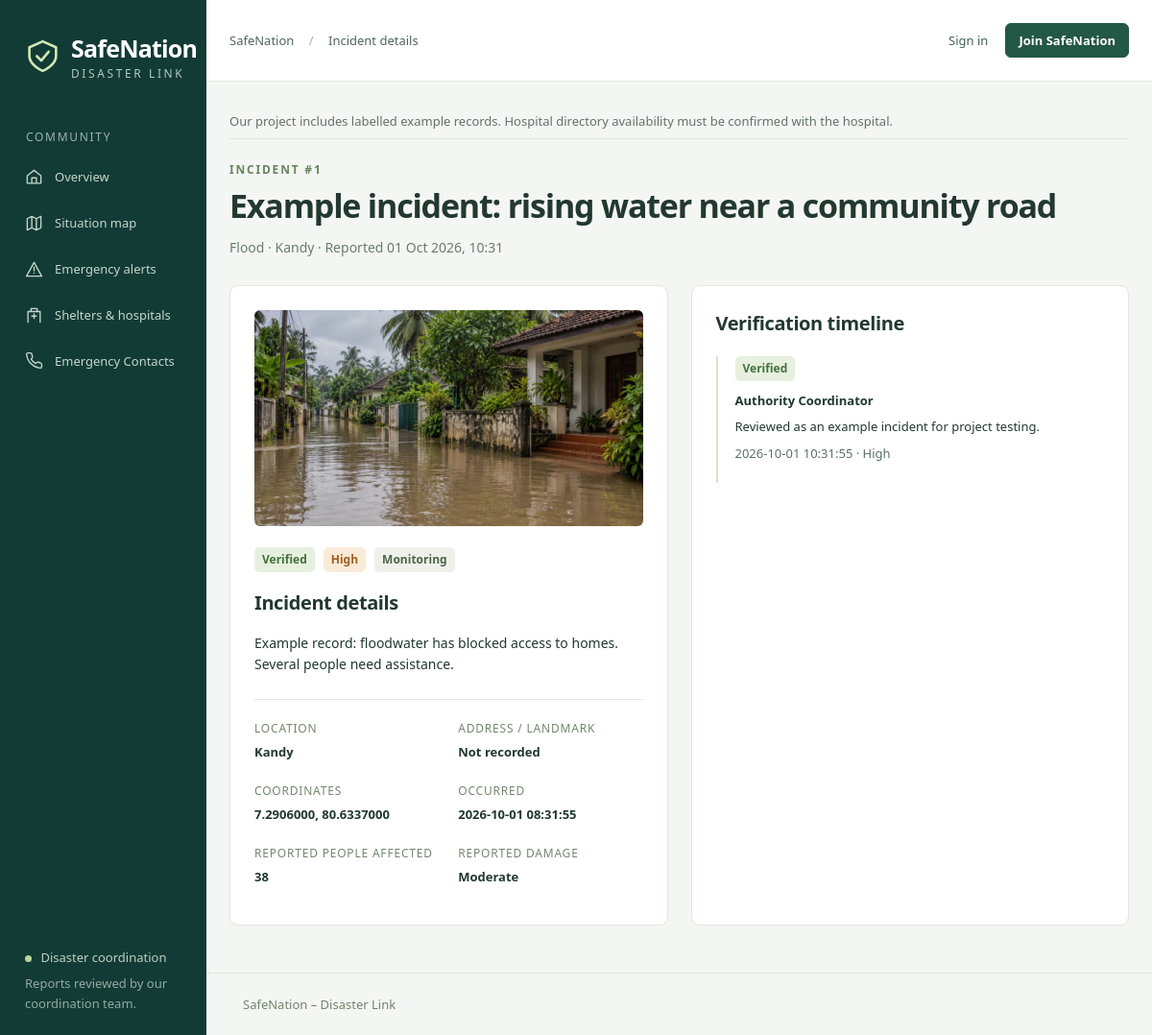
Page /index.php?page=report&id=1 on the committed database.
### tables this page shows
CREATE TABLE `settings` (
  `name` varchar(80) NOT NULL,
  `value` text NOT NULL,
  PRIMARY KEY (`name`)
);

CREATE TABLE `reports` (
  `id` int(10) unsigned NOT NULL AUTO_INCREMENT,
  `user_id` int(10) unsigned NOT NULL,
  `type_id` int(10) unsigned NOT NULL,
  `title` varchar(150) NOT NULL,
  `description` text NOT NULL,
  `area` varchar(100) NOT NULL,
  `latitude` decimal(10,7) NOT NULL,
  `longitude` decimal(10,7) NOT NULL,
  `occurred_at` datetime NOT NULL,
  `affected_people` int(10) unsigned NOT NULL DEFAULT 0,
  `damage` varchar(30) NOT NULL DEFAULT 'none',
  `ai_severity` varchar(16) NOT NULL,
  `ai_reason` text NOT NULL,
  `severity` varchar(16) NOT NULL,
  `status` varchar(20) NOT NULL DEFAULT 'pending',
  `response_status` varchar(30) NOT NULL DEFAULT 'monitoring',
  `duplicate_of` int(10) unsigned DEFAULT NULL,
  `created_at` datetime NOT NULL DEFAULT current_timestamp(),
  `updated_at` datetime NOT NULL DEFAULT current_timestamp() ON UPDATE current_timestamp(),
  `address` varchar(255) NOT NULL DEFAULT '',
  PRIMARY KEY (`id`),
  KEY `user_id` (`user_id`),
  KEY `duplicate_of` (`duplicate_of`),
  KEY `status` (`status`,`severity`),
  KEY `type_id` (`type_id`,`created_at`),
  KEY `area` (`area`),
  CONSTRAINT `reports_ibfk_1` FOREIGN KEY (`user_id`) REFERENCES `users` (`id`),
  CONSTRAINT `reports_ibfk_2` FOREIGN KEY (`type_id`) REFERENCES `disaster_types` (`id`),
  CONSTRAINT `reports_ibfk_3` FOREIGN KEY (`duplicate_of`) REFERENCES `reports` (`id`)
);

CREATE TABLE `report_reviews` (
  `id` int(10) unsigned NOT NULL AUTO_INCREMENT,
  `report_id` int(10) unsigned NOT NULL,
  `reviewer_id` int(10) unsigned NOT NULL,
  `status` varchar(20) NOT NULL,
  `severity` varchar(16) NOT NULL,
  `note` text NOT NULL,
  `created_at` datetime NOT NULL DEFAULT current_timestamp(),
  PRIMARY KEY (`id`),
  KEY `report_id` (`report_id`),
  KEY `reviewer_id` (`reviewer_id`),
  CONSTRAINT `report_reviews_ibfk_1` FOREIGN KEY (`report_id`) REFERENCES `reports` (`id`),
  CONSTRAINT `report_reviews_ibfk_2` FOREIGN KEY (`reviewer_id`) REFERENCES `users` (`id`)
);

CREATE TABLE `users` (
  `id` int(10) unsigned NOT NULL AUTO_INCREMENT,
  `name` varchar(100) NOT NULL,
  `email` varchar(190) NOT NULL,
  `password_hash` varchar(255) NOT NULL,
  `role` varchar(32) NOT NULL DEFAULT 'citizen',
  `phone` varchar(30) NOT NULL DEFAULT '',
  `area` varchar(100) NOT NULL DEFAULT '',
  `active` tinyint(1) NOT NULL DEFAULT 1,
  `created_at` datetime NOT NULL DEFAULT current_timestamp(),
  PRIMARY KEY (`id`),
  UNIQUE KEY `email` (`email`),
  KEY `role` (`role`),
  CONSTRAINT `users_ibfk_1` FOREIGN KEY (`role`) REFERENCES `roles` (`name`)
);

### app/pages/community.php (the view, shortened to what this page needs)
<?php
function page_report(): void {
 $id=(int)($_GET['id']??0);$r=one('SELECT r.*,t.name type,u.name reporter FROM reports r JOIN disaster_types t ON t.id=r.type_id JOIN users u ON u.id=r.user_id WHERE r.id=?',[$id]);if(!$r)throw new RuntimeException('Incident report not found.');$owner=user()&&(int)user()['id']===(int)$r['user_id'];if(!in_array($r['status'],['verified','resolved'],true)&&!$owner&&!can('coordinate')) {http_response_code(403);throw new RuntimeException('This unverified report is private.');}
 heading('INCIDENT #'.$id,$r['title'],$r['type'].' · '.$r['area'].' · Reported '.date('d M Y, H:i',strtotime($r['created_at'])));echo '<div class="two-columns"><article class="card padded">'.incident_visual($r['type']).'<div class="badge-row">'.badge($r['status']).badge($r['severity']).badge($r['response_status']).'</div><h2>Incident details</h2><p class="preserve">'.e($r['description']).'</p><dl class="detail-grid"><div><dt>Location</dt><dd>'.e($r['area']).'</dd></div><div><dt>Address / landmark</dt><dd>'.e($r['address']?:'Not recorded').'</dd></div><div><dt>Coordinates</dt><dd>'.e($r['latitude']).', '.e($r['longitude']).'</dd></div><div><dt>Occurred</dt><dd>'.e($r['occurred_at']).'</dd></div><div><dt>Reported people affected</dt><dd>'.e($r['affected_people']).'</dd></div><div><dt>Reported damage</dt><dd>'.e(ucfirst($r['damage'])).'</dd></div></dl>';
 echo '</article><aside class="card padded"><h2>Verification timeline</h2>';$reviews=all('SELECT v.*,u.name reviewer FROM report_reviews v JOIN users u ON u.id=v.reviewer_id WHERE report_id=? ORDER BY v.id DESC',[$id]);if(!$reviews)echo '<p class="muted">Awaiting authority review.</p>';foreach($reviews as $v)echo '<div class="timeline-item">'.badge($v['status']).'<strong>'.e($v['reviewer']).'</strong><p>'.e($v['note']).'</p><small>'.e($v['created_at']).' · '.e($v['severity']).'</small></div>';echo '</aside></div>';
}

### app/view.php (shortened to what this page needs)
<?php
function icon(string $name): string {
 $paths=['phone'=>'M22 16.9v3a2 2 0 0 1-2.2 2 19.8 19.8 0 0 1-8.6-3.1 19.5 19.5 0 0 1-6-6 19.8 19.8 0 0 1-3.1-8.7A2 2 0 0 1 4.1 2h3a2 2 0 0 1 2 1.7c.1 1 .4 2 .7 2.9a2 2 0 0 1-.5 2.1L8 10a16 16 0 0 0 6 6l1.3-1.3a2 2 0 0 1 2.1-.5c.9.3 1.9.6 2.9.7a2 2 0 0 1 1.7 2z','home'=>'M3 10 12 3l9 7v10H3z M9 20v-7h6v7','map'=>'m3 6 6-3 6 3 6-3v15l-6 3-6-3-6 3z M9 3v15 M15 6v15','reports'=>'M6 3h12v18H6z M9 8h6 M9 12h6 M9 16h4','alerts'=>'M12 3 2 21h20z M12 9v5 M12 17h.01','facilities'=>'M4 21V7h16v14 M8 7V3h8v4 M9 13h6 M12 10v6','assistance'=>'M12 21s-9-5-9-12a5 5 0 0 1 9-3 5 5 0 0 1 9 3c0 7-9 12-9 12z','volunteers'=>'M16 21v-3a4 4 0 0 0-4-4H6a4 4 0 0 0-4 4v3 M9 10a4 4 0 1 0 0-8 4 4 0 0 0 0 8 M18 8h4 M20 6v4 M19 14a4 4 0 0 1 3 4v3','resources'=>'m3 7 9-4 9 4-9 4z M3 7v10l9 4 9-4V7 M12 11v10','analytics'=>'M3 3v18h18 M7 16v-4 M12 16V7 M17 16v-7','users'=>'M16 21v-3a4 4 0 0 0-4-4H6a4 4 0 0 0-4 4v3 M9 10a4 4 0 1 0 0-8 4 4 0 0 0 0 8 M17 3a4 4 0 0 1 0 8 M18 14a4 4 0 0 1 4 4v3','notifications'=>'M18 8a6 6 0 0 0-12 0c0 7-3 7-3 9h18c0-2-3-2-3-9 M10 21h4','settings'=>'M12 8a4 4 0 1 0 0 8 4 4 0 0 0 0-8 M12 2v3 M12 19v3 M2 12h3 M19 12h3 M5 5l2 2 M17 17l2 2 M5 19l2-2 M17 7l2-2','audit'=>'M4 3h16v18H4z M8 7h8 M8 11h8 M8 15h5','arrow'=>'M4 12h16 M14 6l6 6-6 6','shield'=>'m12 2 9 4v6c0 6-9 10-9 10S3 18 3 12V6z M8 12l3 3 5-6'];
 return '<svg class="icon" viewBox="0 0 24 24" fill="none" stroke="currentColor" stroke-width="1.7" stroke-linecap="round" stroke-linejoin="round" aria-hidden="true"><path d="'.($paths[$name]??$paths['home']).'"/></svg>';
}
function layout_start(string $title,string $page): void {
 $u=user();$site=(string)(scalar("SELECT value FROM settings WHERE name='site_name'")?:'SafeNation');$unread=$u?(int)scalar('SELECT COUNT(*) FROM notifications WHERE user_id=? AND read_at IS NULL',[$u['id']]):0;
 echo '<!doctype html><html lang="en"><head><meta charset="utf-8"><meta name="viewport" content="width=device-width,initial-scale=1"><meta name="theme-color" content="#123b35"><title>'.e($title).' · '.e($site).'</title><link rel="icon" href="assets/logo.svg" type="image/svg+xml"><link rel="stylesheet" href="assets/vendor/leaflet/leaflet.css"><link rel="stylesheet" href="assets/css/app.css?v=facility-images-2"><script defer src="assets/vendor/leaflet/leaflet.js"></script><script defer src="assets/js/app.js?v=location-1"></script><script defer src="assets/js/location-picker.js?v=1"></script></head><body><a class="skip" href="#main">Skip to content</a><div class="shell"><aside class="sidebar" id="sidebar"><a class="brand" href="'.url().'">'.icon('shield').'<span>'.e($site).'<small>DISASTER LINK</small></span></a><div class="nav-label">COMMUNITY</div><nav aria-label="Main navigation">';
 $links=['home'=>['Overview','home'],'map'=>['Situation map','map'],'alerts'=>['Emergency alerts','alerts'],'facilities'=>['Shelters & hospitals','facilities'],'emergency-contacts'=>['Emergency Contacts','phone']];
 foreach($links as $p=>[$label,$ic])echo '<a '.($page===$p?'aria-current="page"':'').' class="nav-item '.($page===$p?'active':'').'" href="'.url($p).'">'.icon($ic).e($label).'</a>';
 echo '</nav><div class="sidebar-bottom"><span class="status-dot"></span> Disaster coordination<small>Reports reviewed by our coordination team.</small></div></aside><div class="workspace"><header class="topbar"><button class="icon-button menu-toggle" aria-label="Toggle navigation" aria-expanded="false">☰</button><div class="breadcrumb">SafeNation <span>/</span> '.e($title).'</div><div class="top-actions">';
 if($u){echo '<a class="notification-link" aria-label="Notifications, '.$unread.' unread" href="'.url('notifications').'">'.icon('notifications').($unread?'<b>'.$unread.'</b>':'').'</a><a class="user-link" href="'.url('profile').'"><span class="avatar">'.e(mb_substr($u['name'],0,1)).'</span><span>'.e($u['name']).'<small>'.e(ucwords(str_replace('_',' ',$u['role']))).'</small></span></a><form method="post" class="inline">';token();echo '<input type="hidden" name="action" value="logout"><button class="text-button">Sign out</button></form>';}
 else echo '<a class="text-button" href="'.url('login').'">Sign in</a><a class="button small" href="'.url('register').'">Join SafeNation</a>';
 echo '</div></header><main id="main">';
 $announcement=(string)scalar("SELECT value FROM settings WHERE name='announcement'");
 if(trim($announcement)!=='')echo '<div class="environment-note">'.e($announcement).'</div>';
}
function layout_end(): void {echo '</main><footer>SafeNation – Disaster Link </footer></div></div></body></html>';}
function heading(string $eyebrow,string $title,string $subtitle,string $action=''): void {echo '<div class="page-heading"><div><p class="eyebrow">'.e($eyebrow).'</p><h1>'.e($title).'</h1><p class="muted">'.e($subtitle).'</p></div>'.$action.'</div>';}
function image_asset(string $subject): array {
    $assets = [
        'community' => ['community', 'Illustration of community volunteers preparing drinking water and relief boxes'],
        'flood' => ['flood', 'Illustration of monsoon floodwater surrounding homes on a tropical street'],
        'fire' => ['fire', 'Illustration of flames and smoke at a small tiled-roof building'],
        'landslide' => ['landslide', 'Illustration of a landslide covering part of a hill-country road'],
        'storm' => ['storm', 'Illustration of strong coastal winds bending palm trees beside rough seas'],
        'heavy rainfall' => ['rainfall', 'Illustration of heavy monsoon rain and roof runoff along a residential lane'],
        'shelter' => ['shelter', 'Illustration of a prepared community shelter with cots, blankets and water supplies'],
        'hospital' => ['hospital', 'Illustration of a hospital entrance with an accessible ramp and tropical planting'],
    ];
    $key = strtolower(trim($subject));
    return $assets[$key] ?? $assets['community'];
}
function visual_image(string $subject, string $class = '', bool $eager = false, string $sizes = '100vw'): string {
    [$name, $alt] = image_asset($subject);
    $base = 'assets/images/' . $name;
    $sources = $base . '-240.webp 240w, ' . $base . '-480.webp 480w, ' . $base . '.webp 960w';
    return '<img class="' . e($class) . '" src="' . e($base) . '.webp" srcset="' . e($sources) . '" sizes="' . e($sizes) . '" width="960" height="640" alt="' . e($alt) . '" loading="' . ($eager ? 'eager' : 'lazy') . '" decoding="async"' . ($eager ? ' fetchpriority="high"' : '') . '>';
}
function incident_visual(string $type, string $class = 'incident-visual'): string {
    return '<figure class="' . e($class) . '">' . visual_image($type, 'category-photo', false, '(max-width: 600px) calc(100vw - 72px), (max-width: 900px) 80vw, 650px') . '</figure>';
}

### app/bootstrap.php (shortened to what this page needs)
<?php
function config(): array {static $c; return $c ??= require dirname(__DIR__).'/config/database.php';}
function db(): PDO {static $p; if (!$p) {$c=config();$p=new PDO("mysql:host={$c['host']};port={$c['port']};dbname={$c['database']};charset=utf8mb4",$c['username'],$c['password'],[PDO::ATTR_ERRMODE=>PDO::ERRMODE_EXCEPTION,PDO::ATTR_DEFAULT_FETCH_MODE=>PDO::FETCH_ASSOC,PDO::ATTR_EMULATE_PREPARES=>false]);$p->exec("SET time_zone = '+05:30'");}return $p;}
function query(string $sql,array $args=[]): PDOStatement {$s=db()->prepare($sql);$s->execute($args);return $s;}
function all(string $sql,array $args=[]): array {return query($sql,$args)->fetchAll();}
function one(string $sql,array $args=[]): ?array {return query($sql,$args)->fetch() ?: null;}
function scalar(string $sql,array $args=[]): mixed {return query($sql,$args)->fetchColumn();}
function e(mixed $v): string {return htmlspecialchars((string)$v,ENT_QUOTES|ENT_SUBSTITUTE,'UTF-8');}
function url(string $page='home',array $args=[]): string {return 'index.php?'.http_build_query(['page'=>$page]+$args);}
function user(): ?array {static $loaded=false,$u=null;if (!$loaded) {$loaded=true;if(isset($_SESSION['uid'])) $u=one('SELECT * FROM users WHERE id=? AND active=1',[$_SESSION['uid']]);}return $u;}
function badge(string $value): string {return '<span class="badge '.e(strtolower(str_replace(' ','-',$value))).'">'.e(ucfirst(str_replace('_',' ',$value))).'</span>';}

### rows in the picture
settings: value "SafeNation"
settings: value "Our project includes labelled example records. Hospital directory availability must be confirmed with the hospital."
reports: status "Verified High Monitoring", description "Example record: floodwater has blocked access to homes. Several people need assistance.", area "Kandy", address "Not recorded", latitude "7.2906000", longitude "80.6337000", occurred_at "2026-10-01 08:31:55", affected_people "38", damage "Moderate"
report_reviews: status "Verified", reviewer.name "Authority Coordinator", note "Reviewed as an example incident for project testing.", created_at "2026-10-01 10:31:55", severity "High"

### other values in the picture
$label "Overview"
$label "Situation map"
$label "Emergency alerts"
$label "Shelters & hospitals"
$label "Emergency Contacts"
$title "Incident details"
$eyebrow "INCIDENT #1"
$title "Example incident: rising water near a community road"
$subtitle "Flood · Kandy · Reported 01 Oct 2026, 10:31"
